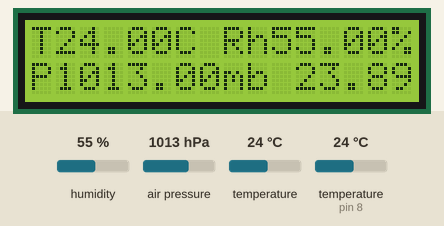
A sketch run on a simulated Arduino Uno, built with avr-gcc and run on an emulated ATmega328P. Shown: 16×2 character LCD. The test bench sets the inputs (shaded band); at power-on: humidity 55 %, air pressure 1013 hPa, temperature 24 °C, temperature (sensor on pin 8) 24 °C. What the sketch prints to the serial monitor is not drawn.

Above: at 1.2 s.
1.3 s: humidity set to 22 %
At 5.45 s:
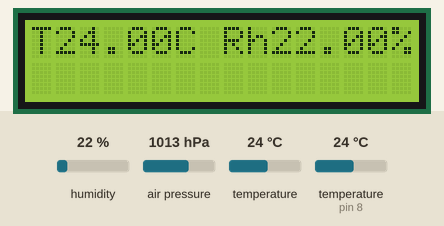
12.2 s: air pressure set to 952 hPa
At 16.6 s:
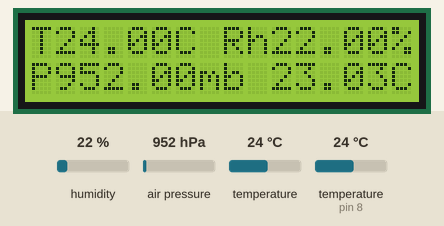
22.5 s: temperature (sensor 0) set to 12 °C
At 27.3 s:
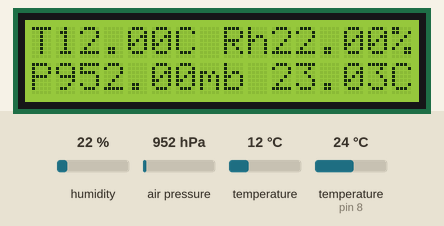
28.8 s: temperature (sensor on pin 8) set to 12 °C
At 32.1 s:
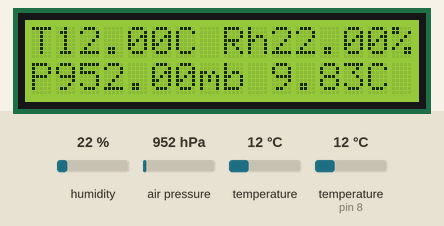
38.3 s: humidity set to 40 %
At 42.7 s:
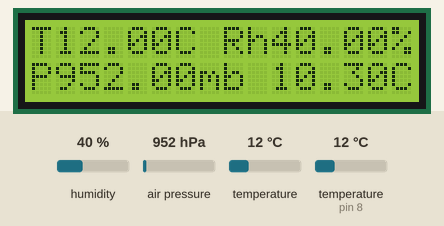
44.6 s: air pressure set to 975 hPa
At 48.7 s:
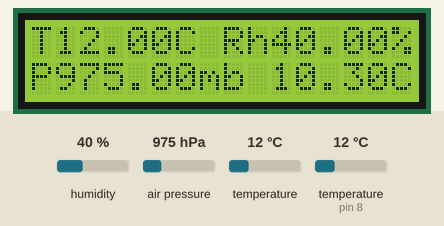
Timing chart, 0 to 50.2 s (numbered marks = the images above; inputs shaded):
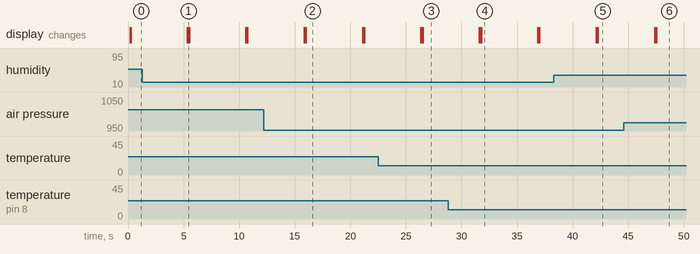

Measured:
- what the display in image 2 shows lasts 5.1 s, from 16.0 s to 21.1 s

The sketch:

owms.ino
```cpp
// LCD
#include <LiquidCrystal.h>    // include LiquidCrystal library
LiquidCrystal lcd(12, 11, 5, 4, 3, 2);    //initialize LCD

// BMP180
#include <SFE_BMP180.h>     // include BMP180 library
#include <Wire.h>     // include wire library
SFE_BMP180 pressure;      // create object pressure
#define ALTITUDE 485.0      // altitutde of mesuring point

// DHT22
#include "DHT.h"      // include library for DHT sensors
#define DHTPIN 8      // digital pin DHT is connected to
#define DHTTYPE DHT22     // type of DHT sensor
DHT dht(DHTPIN, DHTTYPE);     // initialize DHT sensor

void setup() {
  // put your setup code here, to run once:
  Serial.begin(9600);     // serial for debuging
  lcd.begin(16, 2);     // define LCD 16x2 and start
  dht.begin();      // start DHT22
  // start BMP180
  if (pressure.begin()){
    Serial.println("BMP180 init success");
    lcd.clear();
    lcd.print("BMP180 init success");
  }
  else
  {
    // Oops, something went wrong, this is usually a connection problem,
    // see the comments at the top of this sketch for the proper connections.

    Serial.println("BMP180 init fail\n\n");
    lcd.clear();
    lcd.print("BMP180 init faill");
    while(1); // Pause forever.
  }

}

void loop() {
  // put your main code here, to run repeatedly:
    char status;
  double T,P,p0,a;
  lcd.clear();
  lcd.setCursor(0, 0);

  // Reading temperature or humidity takes about 250 milliseconds!
  // Sensor readings may also be up to 2 seconds 'old' (its a very slow sensor)
  float h = dht.readHumidity();
  // Read temperature as Celsius (the default)
  float t = dht.readTemperature();
  // Read temperature as Fahrenheit (isFahrenheit = true)
  float f = dht.readTemperature(true);


  // Check if any reads failed and exit early (to try again).
  if (isnan(h) || isnan(t) || isnan(f)) {
    Serial.println("Failed to read from DHT sensor!");
    return;
  }

  // Compute heat index in Fahrenheit (the default)
  float hif = dht.computeHeatIndex(f, h);
  // Compute heat index in Celsius (isFahreheit = false)
  float hic = dht.computeHeatIndex(t, h, false);

  Serial.print("Humidity: ");
  Serial.print(h);
  Serial.print(" %\t");
  Serial.print("Temperature: ");
  Serial.print(t);
  Serial.print(" *C ");
  Serial.print(f);
  Serial.print(" *F\t");
  Serial.print("Heat index: ");
  Serial.print(hic);
  Serial.print(" *C ");
  Serial.print(hif);
  Serial.println(" *F");


  // If you want sea-level-compensated pressure, as used in weather reports,
  // you will need to know the altitude at which your measurements are taken.
  // We're using a constant called ALTITUDE in this sketch:

  Serial.println();
  Serial.print("provided altitude: ");
  Serial.print(ALTITUDE,0);
  Serial.print(" meters, ");
  Serial.print(ALTITUDE*3.28084,0);
  Serial.println(" feet");

  // If you want to measure altitude, and not pressure, you will instead need
  // to provide a known baseline pressure. This is shown at the end of the sketch.

  // You must first get a temperature measurement to perform a pressure reading.

  // Start a temperature measurement:
  // If request is successful, the number of ms to wait is returned.
  // If request is unsuccessful, 0 is returned.

  status = pressure.startTemperature();
  if (status != 0)
  {
    // Wait for the measurement to complete:
    delay(status);

    // Retrieve the completed temperature measurement:
    // Note that the measurement is stored in the variable T.
    // Function returns 1 if successful, 0 if failure.

    status = pressure.getTemperature(T);
    if (status != 0)
    {
      // Print out the measurement:
      Serial.print("temperature: ");
      Serial.print(T,2);
      Serial.print(" deg C, ");
      Serial.print((9.0/5.0)*T+32.0,2);
      Serial.println(" deg F");
      lcd.print("T");
      lcd.print(T,2);
      lcd.print("C Rh");
      lcd.print(h);
      lcd.print("%");

      // Start a pressure measurement:
      // The parameter is the oversampling setting, from 0 to 3 (highest res, longest wait).
      // If request is successful, the number of ms to wait is returned.
      // If request is unsuccessful, 0 is returned.

      status = pressure.startPressure(3);
      if (status != 0)
      {
        // Wait for the measurement to complete:
        delay(status);

        // Retrieve the completed pressure measurement:
        // Note that the measurement is stored in the variable P.
        // Note also that the function requires the previous temperature measurement (T).
        // (If temperature is stable, you can do one temperature measurement for a number of pressure measurements.)
        // Function returns 1 if successful, 0 if failure.

        status = pressure.getPressure(P,T);
        if (status != 0)
        {
          // Print out the measurement:
          Serial.print("absolute pressure: ");
          Serial.print(P,2);
          Serial.print(" mb, ");
          Serial.print(P*0.0295333727,2);
          Serial.println(" inHg");
          lcd.setCursor(0, 1);
          lcd.print("P");
          lcd.print(P,2);
          lcd.print("mb ");
          lcd.print(hic);
          lcd.print("C");

          // The pressure sensor returns abolute pressure, which varies with altitude.
          // To remove the effects of altitude, use the sealevel function and your current altitude.
          // This number is commonly used in weather reports.
          // Parameters: P = absolute pressure in mb, ALTITUDE = current altitude in m.
          // Result: p0 = sea-level compensated pressure in mb

          p0 = pressure.sealevel(P,ALTITUDE); // we're at 1655 meters (Boulder, CO)
          Serial.print("relative (sea-level) pressure: ");
          Serial.print(p0,2);
          Serial.print(" mb, ");
          Serial.print(p0*0.0295333727,2);
          Serial.println(" inHg");

          // On the other hand, if you want to determine your altitude from the pressure reading,
          // use the altitude function along with a baseline pressure (sea-level or other).
          // Parameters: P = absolute pressure in mb, p0 = baseline pressure in mb.
          // Result: a = altitude in m.

          a = pressure.altitude(P,p0);
          Serial.print("computed altitude: ");
          Serial.print(a,0);
          Serial.print(" meters, ");
          Serial.print(a*3.28084,0);
          Serial.println(" feet");
        }
        else Serial.println("error retrieving pressure measurement\n");
      }
      else Serial.println("error starting pressure measurement\n");
    }
    else Serial.println("error retrieving temperature measurement\n");
  }
  else Serial.println("error starting temperature measurement\n");

  delay(5000);  // Pause for 5 seconds.

}
```
